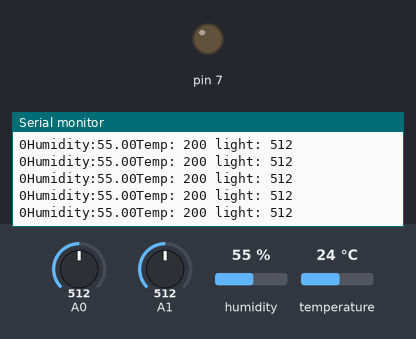
This sketch was run on a simulated Arduino Uno, built with avr-gcc and run on an emulated ATmega328P. Shown: output pins drawn as LEDs (lit = HIGH), the last lines printed to the serial monitor. The inputs (shaded band) are chosen by the test bench; at power-on: A0 = 512, A1 = 512, humidity 55 %, temperature 24 °C. No radio packets arrive unless stated.

Above: at 1.2 s.
1.3 s: A0 set to 320
At 1.8 s:
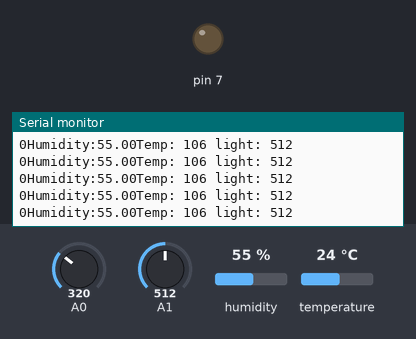
4.3 s: A0 set to 299
At 4.8 s:
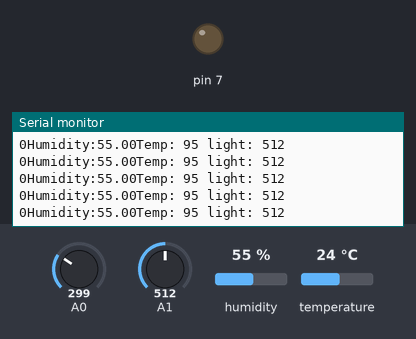
7.3 s: A1 set to 106
At 8.2 s:
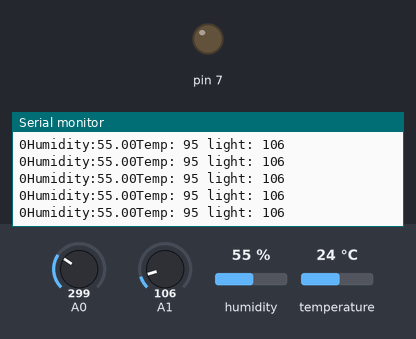
10.3 s: A1 set to 93
At 10.8 s:
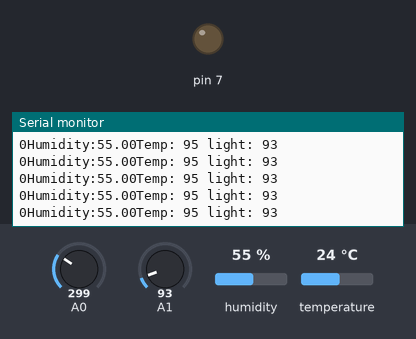
Timing chart, 0 to 13.3 s (numbered marks = the images above; inputs shaded):
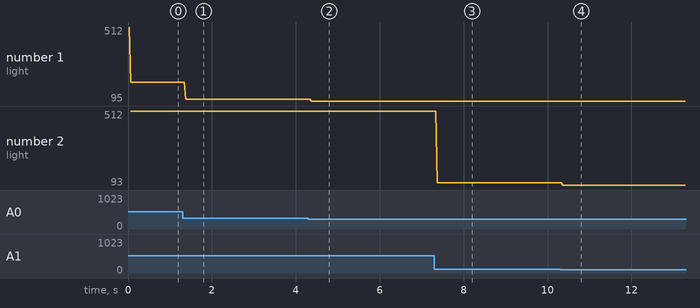

The sketch:

senddata_nandor.ino
```cpp
#include <SPI.h>
#include <nRF24L01.h>
#include <RF24.h>
#include <DHT11.h>
/*-----( Declare Constants and Pin Numbers )-----*/
#define CE_PIN   9
#define CSN_PIN 10
#define JOYSTICK_X A0
#define JOYSTICK_Y A1

// NOTE: the "LL" at the end of the constant is "LongLong" type
const uint64_t pipes[2] = { 0xDEDEDEDEE7LL, 0xDEDEDEDEE9LL };
int pin=4;
DHT11 dht11(pin);
char RecvPayload = '0';
/*-----( Declare objects )-----*/
RF24 radio(CE_PIN, CSN_PIN); // Create a Radio
/*-----( Declare Variables )-----*/
int data[3];  // 3 element array holding Joystick readings
float humi, temp;
void setup()   /****** SETUP: RUNS ONCE ******/
{
  Serial.begin(9600);
   pinMode(7, OUTPUT);
  radio.begin();
  radio.openWritingPipe(pipes[1]);
  radio.openReadingPipe(0,pipes[0]);
  radio.stopListening();
}//--(end setup )---


void loop()   /****** LOOP: RUNS CONSTANTLY ******/
{ dht11.read(humi, temp);
  Serial.print("Humidity:");
  Serial.print(humi);
  data[0]=humi;

  //int temperature = analogRead(0);
  int temperature =(int)readTempInCelsius(10,0);

  Serial.print("Temp: ");
  Serial.print(temperature);
  data[1]=temperature;

  int light = analogRead(1);
   Serial.print(" light: ");
  Serial.println(light);
  data[2]=light;
  radio.write(data, sizeof(data));
  radio.startListening();
  if ( radio.available() ) {
      radio.read(&RecvPayload,1);
        delay(5);
      }
      radio.stopListening();
      Serial.write(RecvPayload);
   if(RecvPayload=='1')
   {
     digitalWrite(7,HIGH);
   }
   else
   {
     digitalWrite(7,LOW);
   }


}//--(end main loop )---

/*-----( Declare User-written Functions )-----*/


float readTempInCelsius(int count, int pin) {
  float temperaturaMediata = 0;
  float sumaTemperatura;
  for (int i =0; i < count; i++) {
    int reading = analogRead(pin);
    float voltage = reading * 5.0;
    voltage /= 1024.0;
    float temperatureCelsius = (voltage - 0.5) * 100 ;
    sumaTemperatura = sumaTemperatura + temperatureCelsius;
  }
  return sumaTemperatura / (float)count;
}
```

Measured:
- after the input at 1.3 s, the serial monitor: prints a new line after 0.07 s (image 1)
- after the input at 4.3 s, the serial monitor: prints a new line after 0.08 s (image 2)
- after the input at 7.3 s, the serial monitor: prints a new line after 0.07 s (image 3)
- after the input at 10.3 s, the serial monitor: prints a new line after 0.07 s (image 4)
- plotted number 1: 200 → 106 after the input at 1.3 s, 106 → 95 after the input at 4.3 s
- plotted number 2: 106 → 93 after the input at 10.3 s
